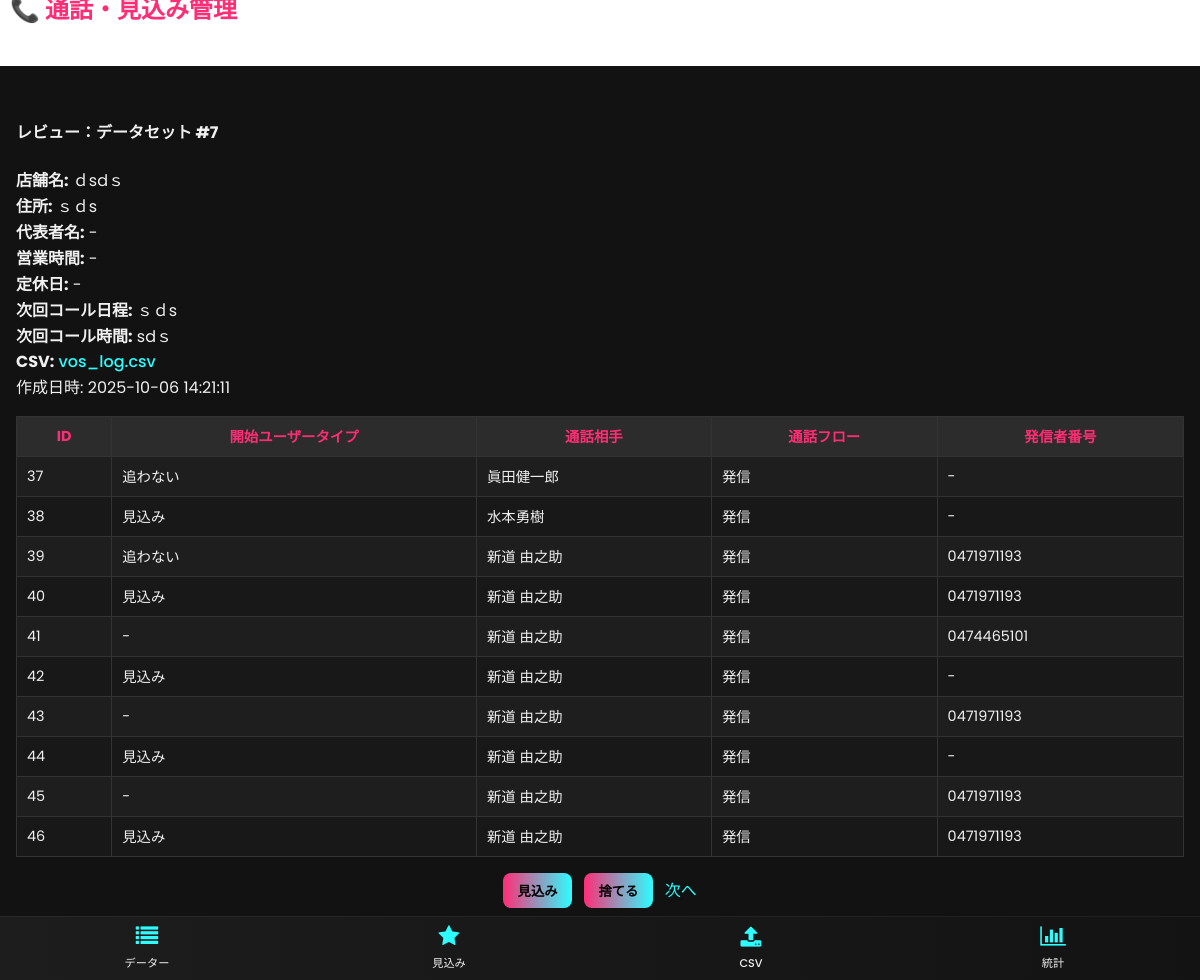
The page /review on the database as committed earlier.
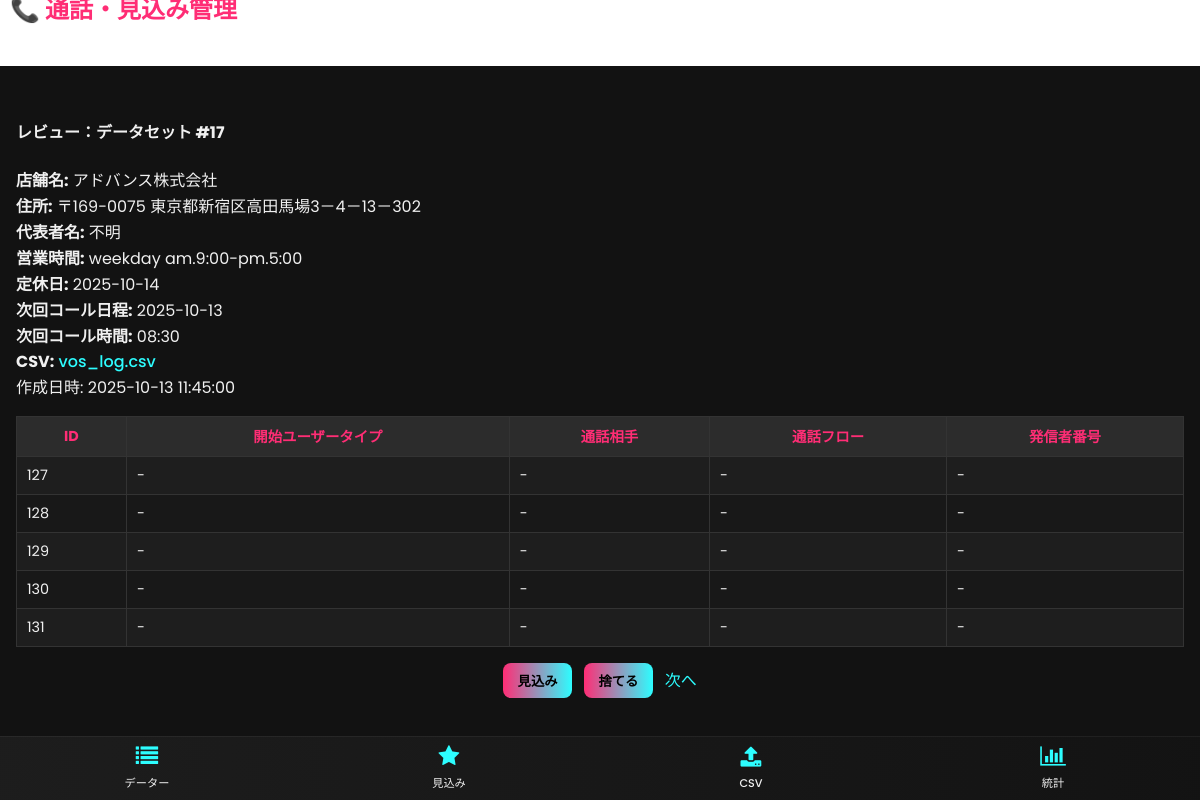
The same page on the database as committed later.
### tables this page shows
CREATE TABLE datasets (
                id INTEGER PRIMARY KEY AUTOINCREMENT,
                shop_name TEXT NOT NULL,
                address TEXT NOT NULL,
                csv_name TEXT DEFAULT NULL,
                status TEXT NOT NULL DEFAULT 'active',
                created_at TIMESTAMP DEFAULT CURRENT_TIMESTAMP
            , phone TEXT, next_call_date TEXT, next_call_time TEXT, top_name TEXT, time TEXT, day TEXT);

CREATE TABLE calls (
                id INTEGER PRIMARY KEY AUTOINCREMENT,
                dataset_id INTEGER,
                start_user_type TEXT NOT NULL,
                callee TEXT NOT NULL,
                call_flow TEXT DEFAULT NULL,
                caller_number TEXT NOT NULL,
                content TEXT DEFAULT NULL,
                created_at TIMESTAMP DEFAULT CURRENT_TIMESTAMP, date TEXT,
                FOREIGN KEY(dataset_id) REFERENCES datasets(id) ON DELETE CASCADE
            );

### src/routes.py (the view)
@bp.get("/review")
def review():
    after = request.args.get("after", type=int)
    with get_cursor() as cur:
        if after:
            cur.execute(
                "SELECT * FROM datasets WHERE status='active' AND id>? ORDER BY id ASC LIMIT 1",
                (after,),
            )
        else:
            cur.execute(
                "SELECT * FROM datasets WHERE status='active' ORDER BY id ASC LIMIT 1"
            )
        ds = cur.fetchone()
        if not ds:
            flash("処理対象のデータがありません", "success")
            return redirect(url_for("main.list_records"))
        dataset = dict(ds)
        cur.execute(
            "SELECT * FROM calls WHERE dataset_id=? ORDER BY id ASC",
            (dataset["id"],),
        )
        calls = [dict(r) for r in cur.fetchall()]
    return render_template("review.html", dataset=dataset, calls=calls)

### src/db.py (called while the page is built)
def ensure_dir(path: str):
    d = os.path.dirname(path)
    if d and not os.path.exists(d):
        os.makedirs(d, exist_ok=True)

def get_connection():
    ensure_dir(DB_PATH)
    conn = sqlite3.connect(DB_PATH)
    conn.row_factory = sqlite3.Row
    return conn

@contextmanager
def get_cursor():
    conn = get_connection()
    cur = conn.cursor()
    try:
        yield cur
        conn.commit()
    finally:
        cur.close()
        conn.close()

### templates/review.html
{% extends 'base.html' %}
{% block content %}
  <h4>レビュー：データセット #{{ dataset.id }}</h4>
  <p>
    <strong>店舗名:</strong> {{ dataset.shop_name }}<br/>
    <strong>住所:</strong> {{ dataset.address }}<br/>
    <strong>代表者名:</strong> {{ dataset.top_name or '-' }}<br/>
    <strong>営業時間:</strong> {{ dataset.time or '-' }}<br/>
    <strong>定休日:</strong> {{ dataset.day or '-' }}<br/>
    <strong>次回コール日程:</strong> {{ dataset.next_call_date or '-' }}<br/>
    <strong>次回コール時間:</strong> {{ dataset.next_call_time or '-' }}<br/>
    <strong>CSV:</strong>
    {% if dataset.csv_name %}
      <a href="{{ url_for('main.dataset_csv', dataset_id=dataset.id) }}">{{ dataset.csv_name }}</a>
    {% else %}
      -
    {% endif %}<br/>
    <span class="muted">作成日時: {{ dataset.created_at }}</span>
  </p>
  {% if calls %}
  <div style="overflow:auto">
    <table>
      <thead>
        <tr>
          <th>ID</th>
          <th>開始ユーザータイプ</th>
          <th>通話相手</th>
          <th>通話フロー</th>
          <th>発信者番号</th>
        </tr>
      </thead>
      <tbody>
        {% for r in calls %}
        <tr>
          <td>{{ r.id }}</td>
          <td>{{ r.start_user_type }}</td>
          <td>{{ r.callee }}</td>
          <td>{{ r.call_flow or '-' }}</td>
          <td>{{ r.caller_number }}</td>
        </tr>
        {% endfor %}
      </tbody>
    </table>
  </div>
  {% else %}
    <p>このデータセットには行がありません。</p>
  {% endif %}
  <div class="actions" style="margin-top: 1rem">
    <form class="inline" method="post" action="{{ url_for('main.mark_prospect', dataset_id=dataset.id) }}">
      <button type="submit">見込み</button>
    </form>
    <form class="inline" method="post" action="{{ url_for('main.discard_dataset', dataset_id=dataset.id) }}" onsubmit="return confirm('このデータセットを削除しますか？');">
      <button type="submit">捨てる</button>
    </form>
    <a class="button" href="{{ url_for('main.review', after=dataset.id) }}">次へ</a>
  </div>
{% endblock %}

Rows that differ between the two databases and show on the page:
removed datasets: id "7", shop_name "ｄsdｓ", address "ｓｄs", next_call_date "ｓｄs", next_call_time "sdｓ", csv_name "vos_log.csv", created_at "2025-10-06 14:21:11"
no longer on this page (row unchanged): calls: id "37", start_user_type "追わない", callee "眞田健一郎", call_flow "発信", caller_number "-"
no longer on this page (row unchanged): calls: id "38", start_user_type "見込み", callee "水本勇樹", call_flow "発信", caller_number "-"
no longer on this page (row unchanged): calls: id "39", start_user_type "追わない", callee "新道 由之助", call_flow "発信", caller_number "0471971193"
no longer on this page (row unchanged): calls: id "40", start_user_type "見込み", callee "新道 由之助", call_flow "発信", caller_number "0471971193"
no longer on this page (row unchanged): calls: id "41", start_user_type "-", callee "新道 由之助", call_flow "発信", caller_number "0474465101"
no longer on this page (row unchanged): calls: id "42", start_user_type "見込み", callee "新道 由之助", call_flow "発信", caller_number "-"
no longer on this page (row unchanged): calls: id "43", start_user_type "-", callee "新道 由之助", call_flow "発信", caller_number "0471971193"
no longer on this page (row unchanged): calls: id "44", start_user_type "見込み", callee "新道 由之助", call_flow "発信", caller_number "-"
no longer on this page (row unchanged): calls: id "45", start_user_type "-", callee "新道 由之助", call_flow "発信", caller_number "0471971193"
no longer on this page (row unchanged): calls: id "46", start_user_type "見込み", callee "新道 由之助", call_flow "発信", caller_number "0471971193"
added datasets: id "17", shop_name "アドバンス株式会社", address "〒169-0075 東京都新宿区高田馬場3－4－13－302", top_name "不明", time "weekday am.9:00-pm.5:00", day "2025-10-14", next_call_date "2025-10-13", next_call_time "08:30", csv_name "vos_log.csv", created_at "2025-10-13 11:45:00"
added calls: id "127", start_user_type "-", callee "-", call_flow "-", caller_number "-"
added calls: id "128", start_user_type "-", callee "-", call_flow "-", caller_number "-"
added calls: id "129", start_user_type "-", callee "-", call_flow "-", caller_number "-"
added calls: id "130", start_user_type "-", callee "-", call_flow "-", caller_number "-"
added calls: id "131", start_user_type "-", callee "-", call_flow "-", caller_number "-"
Other text that changed with them:
{{ dataset.top_name or '-' }}: "-" → (not shown)
{{ dataset.time or '-' }}: "-" → (not shown)
{{ dataset.day or '-' }}: "-" → (not shown)
